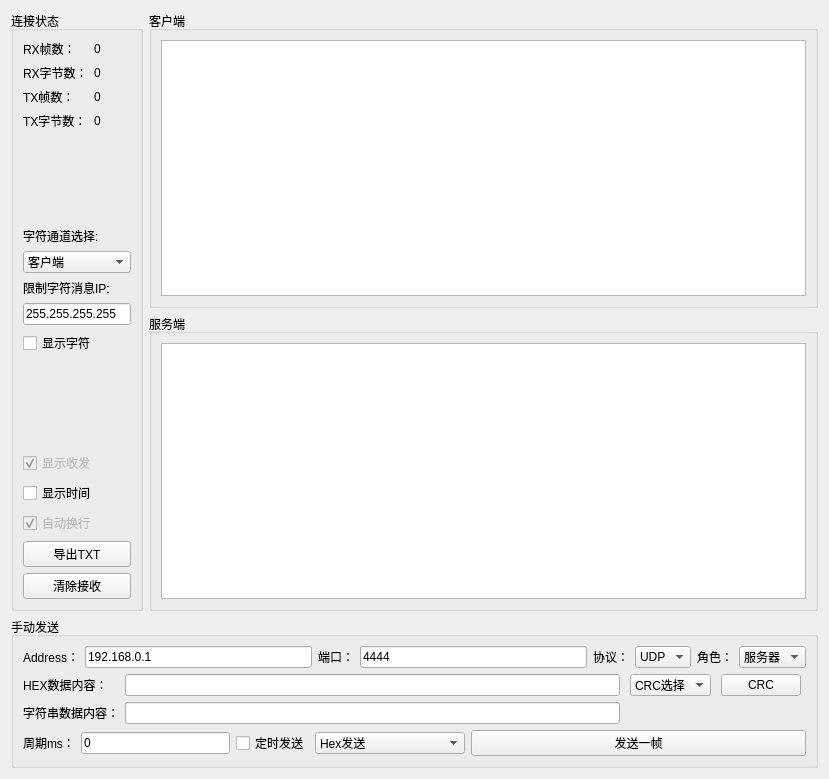
<?xml version="1.0" encoding="UTF-8"?>
<ui version="4.0">
 <class>network_window</class>
 <widget class="QWidget" name="network_window">
  <property name="geometry">
   <rect>
    <x>0</x>
    <y>0</y>
    <width>829</width>
    <height>779</height>
   </rect>
  </property>
  <property name="windowTitle">
   <string>Form</string>
  </property>
  <layout class="QGridLayout" name="gridLayout_5">
   <item row="0" column="0">
    <widget class="QGroupBox" name="connect_status_groupBox">
     <property name="title">
      <string>连接状态</string>
     </property>
     <layout class="QGridLayout" name="gridLayout_3">
      <item row="0" column="0">
       <layout class="QVBoxLayout" name="verticalLayout_8">
        <item>
         <layout class="QHBoxLayout" name="horizontalLayout">
          <item>
           <layout class="QVBoxLayout" name="verticalLayout_5">
            <item>
             <widget class="QLabel" name="rx_frame_cnt_label">
              <property name="sizePolicy">
               <sizepolicy hsizetype="Fixed" vsizetype="Preferred">
                <horstretch>0</horstretch>
                <verstretch>0</verstretch>
               </sizepolicy>
              </property>
              <property name="text">
               <string>RX帧数：</string>
              </property>
             </widget>
            </item>
            <item>
             <widget class="QLabel" name="rx_byte_cnt_label">
              <property name="sizePolicy">
               <sizepolicy hsizetype="Fixed" vsizetype="Preferred">
                <horstretch>0</horstretch>
                <verstretch>0</verstretch>
               </sizepolicy>
              </property>
              <property name="text">
               <string>RX字节数：</string>
              </property>
             </widget>
            </item>
            <item>
             <widget class="QLabel" name="tx_frame_cnt_label">
              <property name="text">
               <string>TX帧数：</string>
              </property>
             </widget>
            </item>
            <item>
             <widget class="QLabel" name="tx_byte_cnt_label">
              <property name="text">
               <string>TX字节数：</string>
              </property>
             </widget>
            </item>
           </layout>
          </item>
          <item>
           <layout class="QVBoxLayout" name="verticalLayout_3">
            <item>
             <widget class="QLabel" name="rx_frame_num_label">
              <property name="text">
               <string>0</string>
              </property>
             </widget>
            </item>
            <item>
             <widget class="QLabel" name="rx_byte_num_label">
              <property name="text">
               <string>0</string>
              </property>
             </widget>
            </item>
            <item>
             <widget class="QLabel" name="tx_frame_num_label">
              <property name="text">
               <string>0</string>
              </property>
             </widget>
            </item>
            <item>
             <widget class="QLabel" name="tx_byte_num_label">
              <property name="text">
               <string>0</string>
              </property>
             </widget>
            </item>
           </layout>
          </item>
         </layout>
        </item>
        <item>
         <spacer name="verticalSpacer_2">
          <property name="orientation">
           <enum>Qt::Vertical</enum>
          </property>
          <property name="sizeHint" stdset="0">
           <size>
            <width>20</width>
            <height>40</height>
           </size>
          </property>
         </spacer>
        </item>
        <item>
         <widget class="QLabel" name="str_channel_label">
          <property name="sizePolicy">
           <sizepolicy hsizetype="Preferred" vsizetype="Fixed">
            <horstretch>0</horstretch>
            <verstretch>0</verstretch>
           </sizepolicy>
          </property>
          <property name="text">
           <string>字符通道选择:</string>
          </property>
         </widget>
        </item>
        <item>
         <widget class="QComboBox" name="display_ch_comboBox">
          <item>
           <property name="text">
            <string>客户端</string>
           </property>
          </item>
          <item>
           <property name="text">
            <string>服务端</string>
           </property>
          </item>
          <item>
           <property name="text">
            <string>ALL</string>
           </property>
          </item>
         </widget>
        </item>
        <item>
         <layout class="QVBoxLayout" name="verticalLayout_9">
          <item>
           <widget class="QLabel" name="limit_str_label">
            <property name="sizePolicy">
             <sizepolicy hsizetype="Preferred" vsizetype="Fixed">
              <horstretch>0</horstretch>
              <verstretch>0</verstretch>
             </sizepolicy>
            </property>
            <property name="text">
             <string>限制字符消息IP:</string>
            </property>
           </widget>
          </item>
          <item>
           <widget class="QLineEdit" name="display_str_id_limit_lineEdit">
            <property name="sizePolicy">
             <sizepolicy hsizetype="Fixed" vsizetype="Fixed">
              <horstretch>0</horstretch>
              <verstretch>0</verstretch>
             </sizepolicy>
            </property>
            <property name="text">
             <string>255.255.255.255</string>
            </property>
           </widget>
          </item>
         </layout>
        </item>
        <item>
         <widget class="QCheckBox" name="display_str_checkBox">
          <property name="sizePolicy">
           <sizepolicy hsizetype="Preferred" vsizetype="Fixed">
            <horstretch>0</horstretch>
            <verstretch>0</verstretch>
           </sizepolicy>
          </property>
          <property name="text">
           <string>显示字符</string>
          </property>
         </widget>
        </item>
        <item>
         <spacer name="verticalSpacer">
          <property name="orientation">
           <enum>Qt::Vertical</enum>
          </property>
          <property name="sizeHint" stdset="0">
           <size>
            <width>20</width>
            <height>40</height>
           </size>
          </property>
         </spacer>
        </item>
        <item>
         <layout class="QVBoxLayout" name="verticalLayout_6">
          <item>
           <widget class="QCheckBox" name="display_direction_checkBox_2">
            <property name="enabled">
             <bool>false</bool>
            </property>
            <property name="text">
             <string>显示收发</string>
            </property>
            <property name="checked">
             <bool>true</bool>
            </property>
           </widget>
          </item>
          <item>
           <widget class="QCheckBox" name="display_time_stamp_checkBox">
            <property name="text">
             <string>显示时间</string>
            </property>
           </widget>
          </item>
          <item>
           <widget class="QCheckBox" name="auto_wrap_checkBox_2">
            <property name="enabled">
             <bool>false</bool>
            </property>
            <property name="text">
             <string>自动换行</string>
            </property>
            <property name="checked">
             <bool>true</bool>
            </property>
           </widget>
          </item>
         </layout>
        </item>
        <item>
         <layout class="QVBoxLayout" name="verticalLayout_2">
          <item>
           <widget class="QPushButton" name="export_txt_pushButton">
            <property name="sizePolicy">
             <sizepolicy hsizetype="Preferred" vsizetype="Fixed">
              <horstretch>0</horstretch>
              <verstretch>0</verstretch>
             </sizepolicy>
            </property>
            <property name="text">
             <string>导出TXT</string>
            </property>
           </widget>
          </item>
          <item>
           <widget class="QPushButton" name="clear_pushButton">
            <property name="sizePolicy">
             <sizepolicy hsizetype="Preferred" vsizetype="Fixed">
              <horstretch>0</horstretch>
              <verstretch>0</verstretch>
             </sizepolicy>
            </property>
            <property name="text">
             <string>清除接收</string>
            </property>
           </widget>
          </item>
         </layout>
        </item>
       </layout>
      </item>
     </layout>
    </widget>
   </item>
   <item row="0" column="1">
    <layout class="QVBoxLayout" name="verticalLayout">
     <item>
      <widget class="QGroupBox" name="tx_groupBox">
       <property name="title">
        <string>客户端</string>
       </property>
       <layout class="QGridLayout" name="gridLayout_2">
        <item row="0" column="0">
         <widget class="QPlainTextEdit" name="client_plainTextEdit"/>
        </item>
       </layout>
      </widget>
     </item>
     <item>
      <widget class="QGroupBox" name="server_groupBox">
       <property name="title">
        <string>服务端</string>
       </property>
       <layout class="QGridLayout" name="gridLayout">
        <item row="0" column="0">
         <widget class="QPlainTextEdit" name="server_plainTextEdit"/>
        </item>
       </layout>
      </widget>
     </item>
    </layout>
   </item>
   <item row="1" column="0" colspan="2">
    <widget class="QGroupBox" name="manual_groupBox">
     <property name="title">
      <string>手动发送</string>
     </property>
     <layout class="QGridLayout" name="gridLayout_4">
      <item row="3" column="2">
       <widget class="QCheckBox" name="timer_checkBox">
        <property name="sizePolicy">
         <sizepolicy hsizetype="Fixed" vsizetype="Fixed">
          <horstretch>0</horstretch>
          <verstretch>0</verstretch>
         </sizepolicy>
        </property>
        <property name="text">
         <string>定时发送</string>
        </property>
       </widget>
      </item>
      <item row="3" column="1">
       <widget class="QLineEdit" name="period_lineEdit">
        <property name="sizePolicy">
         <sizepolicy hsizetype="Preferred" vsizetype="Fixed">
          <horstretch>0</horstretch>
          <verstretch>0</verstretch>
         </sizepolicy>
        </property>
        <property name="text">
         <string>0</string>
        </property>
       </widget>
      </item>
      <item row="2" column="5">
       <spacer name="horizontalSpacer">
        <property name="orientation">
         <enum>Qt::Horizontal</enum>
        </property>
        <property name="sizeType">
         <enum>QSizePolicy::Fixed</enum>
        </property>
        <property name="sizeHint" stdset="0">
         <size>
          <width>180</width>
          <height>10</height>
         </size>
        </property>
       </spacer>
      </item>
      <item row="1" column="5">
       <layout class="QHBoxLayout" name="horizontalLayout_4">
        <item>
         <widget class="QComboBox" name="crc_comboBox">
          <property name="sizePolicy">
           <sizepolicy hsizetype="Fixed" vsizetype="Fixed">
            <horstretch>0</horstretch>
            <verstretch>0</verstretch>
           </sizepolicy>
          </property>
          <item>
           <property name="text">
            <string>CRC选择</string>
           </property>
          </item>
          <item>
           <property name="text">
            <string>CRC16</string>
           </property>
          </item>
          <item>
           <property name="text">
            <string>CRC32</string>
           </property>
          </item>
          <item>
           <property name="text">
            <string>SUM</string>
           </property>
          </item>
         </widget>
        </item>
        <item>
         <widget class="QPushButton" name="crc_pushButton">
          <property name="sizePolicy">
           <sizepolicy hsizetype="Fixed" vsizetype="Fixed">
            <horstretch>0</horstretch>
            <verstretch>0</verstretch>
           </sizepolicy>
          </property>
          <property name="text">
           <string>CRC</string>
          </property>
         </widget>
        </item>
       </layout>
      </item>
      <item row="3" column="4" colspan="2">
       <widget class="QPushButton" name="send_pushButton">
        <property name="sizePolicy">
         <sizepolicy hsizetype="Expanding" vsizetype="Fixed">
          <horstretch>0</horstretch>
          <verstretch>0</verstretch>
         </sizepolicy>
        </property>
        <property name="text">
         <string>发送一帧</string>
        </property>
       </widget>
      </item>
      <item row="1" column="0" rowspan="2" colspan="5">
       <layout class="QHBoxLayout" name="horizontalLayout_2">
        <item>
         <layout class="QVBoxLayout" name="verticalLayout_4">
          <item>
           <widget class="QLabel" name="label">
            <property name="text">
             <string>HEX数据内容：</string>
            </property>
           </widget>
          </item>
          <item>
           <widget class="QLabel" name="label_2">
            <property name="text">
             <string>字符串数据内容：</string>
            </property>
           </widget>
          </item>
         </layout>
        </item>
        <item>
         <layout class="QVBoxLayout" name="verticalLayout_7">
          <item>
           <widget class="QLineEdit" name="hex_lineEdit"/>
          </item>
          <item>
           <widget class="QLineEdit" name="str_lineEdit"/>
          </item>
         </layout>
        </item>
       </layout>
      </item>
      <item row="0" column="0" colspan="6">
       <layout class="QHBoxLayout" name="horizontalLayout_3">
        <item>
         <widget class="QLabel" name="host_label">
          <property name="text">
           <string>Address：</string>
          </property>
         </widget>
        </item>
        <item>
         <widget class="QLineEdit" name="ip_lineEdit">
          <property name="text">
           <string>192.168.0.1</string>
          </property>
         </widget>
        </item>
        <item>
         <widget class="QLabel" name="port_label">
          <property name="text">
           <string>端口：</string>
          </property>
         </widget>
        </item>
        <item>
         <widget class="QLineEdit" name="port_lineEdit">
          <property name="text">
           <string>4444</string>
          </property>
         </widget>
        </item>
        <item>
         <widget class="QLabel" name="net_protocol_label">
          <property name="text">
           <string>协议：</string>
          </property>
         </widget>
        </item>
        <item>
         <widget class="QComboBox" name="net_type_comboBox">
          <item>
           <property name="text">
            <string>UDP</string>
           </property>
          </item>
          <item>
           <property name="text">
            <string>TCP</string>
           </property>
          </item>
         </widget>
        </item>
        <item>
         <widget class="QLabel" name="role_label">
          <property name="text">
           <string>角色：</string>
          </property>
         </widget>
        </item>
        <item>
         <widget class="QComboBox" name="role_comboBox">
          <item>
           <property name="text">
            <string>服务器</string>
           </property>
          </item>
          <item>
           <property name="text">
            <string>客户端</string>
           </property>
          </item>
         </widget>
        </item>
       </layout>
      </item>
      <item row="3" column="0">
       <widget class="QLabel" name="period_label">
        <property name="sizePolicy">
         <sizepolicy hsizetype="Fixed" vsizetype="Preferred">
          <horstretch>0</horstretch>
          <verstretch>0</verstretch>
         </sizepolicy>
        </property>
        <property name="text">
         <string>周期ms：</string>
        </property>
       </widget>
      </item>
      <item row="3" column="3">
       <widget class="QComboBox" name="send_type_comboBox">
        <item>
         <property name="text">
          <string>Hex发送</string>
         </property>
        </item>
        <item>
         <property name="text">
          <string>字符串发送</string>
         </property>
        </item>
       </widget>
      </item>
     </layout>
    </widget>
   </item>
  </layout>
 </widget>
 <resources/>
 <connections/>
</ui>
